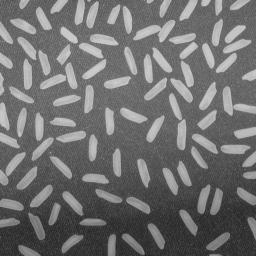
#> input picture Sadovets/data/lr2/rice.png, 256 x 256 px, found by its file name
$ jupyter execute main.ipynb
#> lines starting #> are read from the running program, lines starting #| are printed output that depends on the picture; after the words box and inside, x2 and y2 are one past the last pixel; in counts of white or black regions, pixels touching at a corner belong together
[cell 1]
import math
import numpy as np
import matplotlib.pyplot as plt
from skimage import io, util, morphology, measure, filters
from skimage.color import rgb2gray
from scipy import ndimage

from PIL import Image, ImageDraw

from pathlib import Path

ROOT_DIR = Path.cwd().parent
from scipy.signal import find_peaks

print(ROOT_DIR)

## Задача 1: Бинаризация, фильтрация, разметка

[cell 2]
# Constants
JOURNAL_NUMBER = 4
TARGET_GRAIN_ID = 4 * 5

plt.rcParams['font.family'] = ["Times New Roman"]
plt.rcParams['font.size'] = 16

# Load image
RICE_PATH = ROOT_DIR / "data/lr2/rice.png"

image = io.imread(RICE_PATH)
#> image is the input picture: shape (256, 256, 3); min 25, max 213, mean 111.2
print(f"Изображение: {image.shape}, dtype={image.dtype}")
#| Изображение: (256, 256, 3), dtype=uint8

# Приводим к ЧБ виду, далее яркость пикселей Ч-Б изображения к uint8 [0, 255]
gray_image = rgb2gray(image)
gray_image = util.img_as_ubyte(gray_image) # float64 -> uint8
print(f"Изображение: {gray_image.shape}, dtype={gray_image.dtype}")   # (256, 256) uint8
#| Изображение: (256, 256), dtype=uint8

[cell 3]
# Размыкание (эрозия+дилатация) по кругу радиусом 15 -> оценка фона изображения
footprint  = morphology.disk(15)
background = morphology.opening(gray_image, footprint)

# Вычитаем из изображения фон
image_clean = gray_image.astype(np.int16) - background.astype(np.int16)
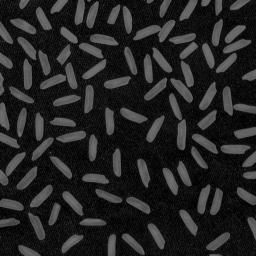
#> image_clean: shape (256, 256) int16; min 0, max 123, mean 35.7

# Бинаризация
threshold  = filters.threshold_otsu(image_clean)
#> threshold = 52
binary_image = image_clean > threshold
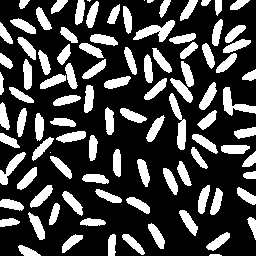
#> binary_image: shape (256, 256) bool; 27.1% white; 99 white regions (4 under 20 px), largest, box (x1, y1, x2, y2) and area: (133, 20, 175, 42) 408, (169, 93, 186, 150) 399, (223, 87, 256, 116) 372

# Удаляем мелкие объекты (игнор warning)
binary_filtered = morphology.remove_small_objects(binary_image, min_size=30)

[cell 4]
fig1, axes1 = plt.subplots(2, 5, figsize=(20, 10))

stages = [
    ('1. Исходное изображение', gray_image, None),
    ('2. Оцененный фон', background, None),
    ('3. Вычитание фона', image_clean, None),
    ('4. Бинаризация', binary_image, threshold),
    ('5. Фильтрация шума', binary_filtered, None),
]

for col, (title, img, thresh) in enumerate(stages):
    axes1[0, col].imshow(img, cmap='gray')
    axes1[0, col].set_title(title)
    axes1[0, col].axis('off')

    # Нижний ряд: гистограммы
    if col < 3:  # До бинаризации
        axes1[1, col].hist(img.ravel(), bins=256, range=(0, 256))
        axes1[1, col].set_xlim([0, 256])
        if col == 2:  # Для очищенного изображения отметим порог Оцу
            axes1[1, col].axvline(threshold, color='red', linestyle='--', linewidth=2, label=f'Порог Оцу: {threshold:.1f}')
            axes1[1, col].legend()
    else:  # Для бинарных изображений
        unique, counts = np.unique(img.astype(int), return_counts=True)
        axes1[1, col].bar(unique, counts, color=['darkgreen', 'darkorange'])
        axes1[1, col].set_xticks([0, 1])
        axes1[1, col].set_xticklabels(['Фон (0)', 'Объект (1)'])

    axes1[1, col].set_xlabel('Яркость')
    axes1[1, col].set_ylabel('Количество пикселей')
    axes1[1, col].grid(axis='y', alpha=0.3)
#> this loop made 5 passes
#> (title, thresh, unique, counts) on passes 4 to 5: ('4. Бинаризация', 52, [0, 1], [47754, 17782]), ('5. Фильтрация шума', None, [0, 1], [47801, 17735])
#> (title, thresh) on passes 1 to 3: ('1. Исходное изображение', None), ('2. Оцененный фон', None), ('3. Вычитание фона', None)


plt.tight_layout()
plt.show()
#> figure, not shown here; panel 6: tallest bar 1371 high, from x = 104 to 105; panel 7: tallest bar 6532 high, from x = 91 to 92; panel 8: tallest bar 2718 high, from x = 13 to 14

fig1.savefig(ROOT_DIR / "data/lr2/rice_processing.png")
print("Изображение создано и сохранено как 'rice_processing.png'")

[cell 5]
# Разметка + подсчёт
labeled_image, total_grains = measure.label(binary_filtered, return_num=True)
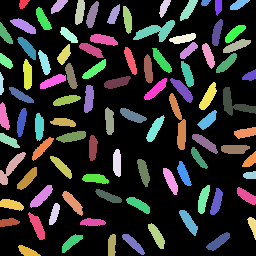
#> labeled_image: shape (256, 256) int32; 95 distinct labels, from 0 to 94; one colour per label, 0 black
#> total_grains = 94
print(f"\nВсего зёрен риса на изображении: {total_grains}")
#| Всего зёрен риса на изображении: 94

# Ищем рисинку с индексом TARGET_GRAIN_ID
grain_mask = (labeled_image == TARGET_GRAIN_ID)
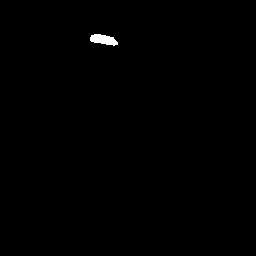
#> grain_mask: shape (256, 256) bool; 0.34% white; 1 white region

if np.any(grain_mask):
    isolated_grain = np.where(grain_mask, gray_image, 0)
    print(f"Зерно номер {TARGET_GRAIN_ID} успешно найдено.")
else:
    print(f"Зерно с номером {TARGET_GRAIN_ID} не найдено.")
    isolated_grain = np.zeros_like(gray_image)


# Ищем склееные зёрна
properties = measure.regionprops(labeled_image)
#> properties = 94 regions; largest, box (x1, y1, x2, y2) and area: (133, 20, 175, 42) 408, (169, 93, 186, 150) 399, (223, 87, 256, 116) 372, (0, 152, 26, 185) 290, (199, 82, 217, 110) 239
areas = [prop.area for prop in properties]
#> areas = 94 values, max 408 at index 14, min 45 at index 5, mean 188.7
mean_area = np.mean(areas)
#> mean_area = 188.7

# Склеившиеся зерна: площадь > 1.8 от средней
clumped_threshold = mean_area * 1.8
#> clumped_threshold = 339.6
clumped_grains = [prop.label for prop in properties if prop.area > clumped_threshold]
#> clumped_grains = [15, 46, 47]

print(f"Склеившиеся зерна: {len(clumped_grains)} шт.")
#| Склеившиеся зерна: 3 шт.
print(f"Номера: {clumped_grains}")
#| Номера: [15, 46, 47]

clumped_mask = np.isin(labeled_image, clumped_grains)

[cell 6]
fig2, axes2 = plt.subplots(1, 3, figsize=(20, 5))

axes2[0].imshow(labeled_image, cmap='nipy_spectral')
axes2[0].set_title(f'Разметка объектов')

axes2[1].imshow(isolated_grain, cmap='gray')
axes2[1].set_title(f'Зерно № {TARGET_GRAIN_ID}')

axes2[2].imshow(gray_image, cmap='gray')
axes2[2].imshow(clumped_mask, cmap='Reds', alpha=0.5)
axes2[2].set_title(f'Склеившиеся зерна')

for ax in axes2:
    ax.axis('off')
plt.tight_layout()
plt.show()

fig2.savefig(ROOT_DIR / "data/lr2/rice_glued.png")
print("Изображение создано и сохранено как 'rice_glued.png'")

## Задача 2: Характеристики бинарных объектов

Изображение сгенерировано программно (PIL): правильный пятиугольник, квадрат с четырьмя отверстиями, а также три «лишние» детали (круг, прямоугольник, треугольник)

[cell 7]
width, height = 800, 600
image = Image.new('RGB', (width, height), 'white')
#> image: PIL image 800x600 RGB; every value is 255
draw = ImageDraw.Draw(image)

# Деталь 1: Правильный пятиугольник (слева вверху)
center_pentagon = (150, 150)
radius_pentagon = 80
pentagon_points = []
for i in range(5):
    angle = math.radians(90 + i * 72)  # Начинаем с верхней вершины
    x = center_pentagon[0] + radius_pentagon * math.cos(angle)
    y = center_pentagon[1] - radius_pentagon * math.sin(angle)
    pentagon_points.append((x, y))
draw.polygon(pentagon_points, fill='black')

# Деталь 2: Квадрат с 4 отверстиями (справа вверху)
square_pos = (550, 150)
square_size = 120
draw.rectangle(
    [square_pos[0] - square_size//2, square_pos[1] - square_size//2,
     square_pos[0] + square_size//2, square_pos[1] + square_size//2],
    fill='black'
)

hole_radius = 10
hole_positions = [
    (square_pos[0] - 30, square_pos[1] - 30),
    (square_pos[0] + 30, square_pos[1] - 30),
    (square_pos[0] - 30, square_pos[1] + 30),
    (square_pos[0] + 30, square_pos[1] + 30)
]

for pos in hole_positions:
    draw.ellipse(
        [pos[0] - hole_radius, pos[1] - hole_radius,
         pos[0] + hole_radius, pos[1] + hole_radius],
        fill='white'
    )

# Test details
draw.ellipse([100, 400, 250, 550], fill='black') # Круг
draw.rectangle([500, 400, 700, 550], fill='black') # Прямоугольник
triangle_points = [(400, 250), (350, 350), (450, 350)]
draw.polygon(triangle_points, fill='black') # Треугольник

image.save(ROOT_DIR / "data/lr2/test_parts.png")
print("Изображение создано и сохранено как 'test_parts.png'")

[cell 8]
image_np = np.array(image)

# Предобработка и бинаризация
gray = rgb2gray(image_np)
#> gray: shape (600, 800) float64; values 0 (black) and 1 (white), 82.9% white; 5 black regions, box (x1, y1, x2, y2) and area: (500, 400, 701, 551) 30351, (100, 400, 251, 551) 17881, (73, 70, 227, 215) 15436, (490, 90, 611, 211) 13245, (350, 250, 451, 351) 5101
threshold = filters.threshold_otsu(gray)
#> threshold = 0.00195
binary = (gray < threshold).astype(np.uint8)

# Поиск отверстий
filled_objects = ndimage.binary_fill_holes(binary) # Изображение с заполненными отверстиями
#> filled_objects: shape (600, 800) bool; 17.4% white; 5 white regions, box (x1, y1, x2, y2) and area: (500, 400, 701, 551) 30351, (100, 400, 251, 551) 17881, (73, 70, 227, 215) 15436, (490, 90, 611, 211) 14641, (350, 250, 451, 351) 5101
holes_mask = filled_objects.astype(np.uint8) - binary
#> holes_mask: shape (600, 800); values 0 (black) and 1 (white), 0.29% white; 4 white regions

# Разметка
labeled_input = measure.label(binary) # Исходное изображение
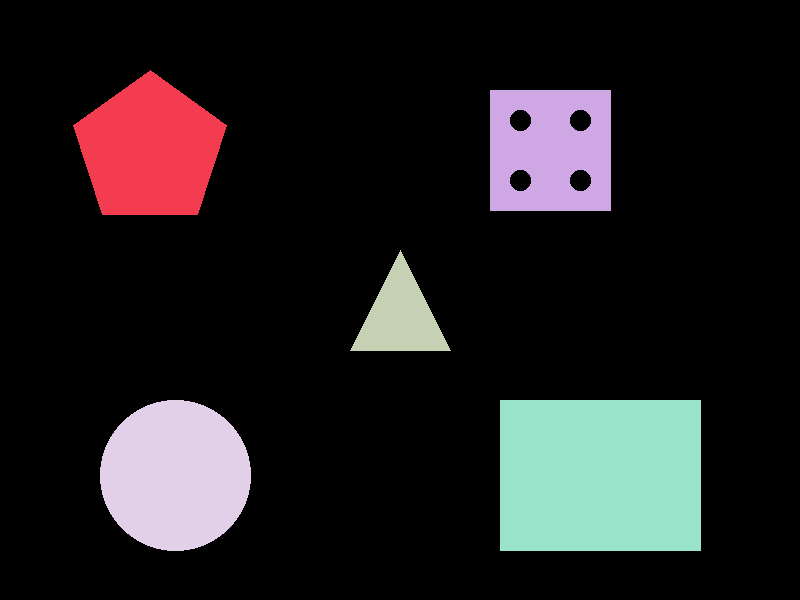
#> labeled_input: shape (600, 800) int64; 6 distinct labels, from 0 to 5; one colour per label, 0 black
labeled_filled = measure.label(filled_objects) # Изображение с заполненными отверстиями внутри деталей
#> labeled_filled: shape (600, 800) int32; 6 distinct labels, from 0 to 5
labeled_holes, num_holes_total = measure.label(holes_mask, return_num=True) # Изображение, где ТОЛЬКО отверстия внутри деталей
#> labeled_holes: shape (600, 800) int64; 5 distinct labels, from 0 to 4
#> num_holes_total = 4

print(f"Всего отверстий: {num_holes_total}")
#| Всего отверстий: 4


# Для каждого отверстия смотрим, внутри какой заполненной детали он лежит
holes_count = {}
for h in range(1, num_holes_total + 1):
    r, c = np.argwhere(labeled_holes == h)[0]
    obj = labeled_filled[r, c]
    holes_count[obj] = holes_count.get(obj, 0) + 1
#> this loop made 4 passes
#> (r, c) on passes 1 to 4: (110, 517), (110, 577), (170, 517), (170, 577)
#> after the loop, holes_count = {2: 4}


def centroid_profile(obj_mask, n_bins=360):
    """Центроидальный профиль R[phi] выделенного объекта.

    Границы объекта — аналог bwperim() (объект минус его эрозия),
    центр масс — среднее координат точек объекта.
    На выходе — нормированный профиль (деление на среднее значение).
    """
    obj_mask = np.asarray(obj_mask, dtype=bool)

    # Границы объекта (аналог bwperim)
    perim = obj_mask & ~ndimage.binary_erosion(obj_mask)
    ys, xs = np.nonzero(perim)

    # Центр масс объекта — среднее координат его точек
    obj_ys, obj_xs = np.nonzero(obj_mask)
    xc, yc = obj_xs.mean(), obj_ys.mean()

    # Длина и направление радиус-вектора каждой точки границы
    ro = np.hypot(xs - xc, ys - yc)
    fi = np.arctan2(ys - yc, xs - xc)                # [-pi, pi]

    # R[fi]: усредняем ro по угловым бинам, пустые бины — интерполяция
    idx = ((fi + np.pi) / (2 * np.pi) * n_bins).astype(int).clip(0, n_bins - 1)
    R = np.zeros(n_bins)
    cnt = np.zeros(n_bins)
    np.add.at(R, idx, ro)
    np.add.at(cnt, idx, 1)
    nonempty = np.nonzero(cnt)[0]
    R[nonempty] /= cnt[nonempty]
    ext_idx = np.concatenate([nonempty[-1:] - n_bins, nonempty, nonempty[:1] + n_bins])
    ext_val = np.concatenate([R[nonempty][-1:], R[nonempty], R[nonempty][:1]])
    R = np.interp(np.arange(n_bins), ext_idx, ext_val)

    return R / R.mean()


# Признаки объектов: число вершин считаем ПИКАМИ центроидального профиля
features = []
profiles = {}
props_input = measure.regionprops(labeled_input)
#> props_input = 5 regions; box (x1, y1, x2, y2) and area: (500, 400, 701, 551) 30351, (100, 400, 251, 551) 17881, (73, 70, 227, 215) 15436, (490, 90, 611, 211) 13245, (350, 250, 451, 351) 5101

for prop in props_input:

    num_holes = holes_count.get(prop.label, 0)

    # Профиль строим по внешнему контуру детали — отверстия перед этим заполняем
    obj_filled = ndimage.binary_fill_holes(labeled_input == prop.label)
    R = centroid_profile(obj_filled)
    profiles[prop.label] = R

    # Вершины — локальные максимумы профиля.
    # У круга профиль практически плоский (все направления равноправны) — пиков нет.
    peaks, _ = find_peaks(R, prominence=0.05, distance=30)
    num_vertices = len(peaks)

    features.append({
        'label': prop.label,
        'area': prop.area,
        'num_holes': num_holes,
        'num_vertices': num_vertices
    })
    print(f"Деталь {prop.label}: вершин={num_vertices}, отверстий={num_holes}, площадь={prop.area}")
#> this loop made 5 passes
#> (num_holes, xc in centroid_profile, yc in centroid_profile, peaks, num_vertices) on passes 1, 2, 3, 5: (0, 149.5, 149.8, [17, 90, 162, 233, 306], 5), (4, 550, 150, [45, 135, 225, 315], 4), (0, 400, 316.8, [90, 213, 326], 3), (0, 600, 475, [36, 143, 216, 323], 4)
#> (num_holes, xc in centroid_profile, yc in centroid_profile, num_vertices) on pass 4: (0, 175, 475, 0)
#| Деталь 1: вершин=5, отверстий=0, площадь=15436.0
#| Деталь 2: вершин=4, отверстий=4, площадь=13245.0
#| Деталь 3: вершин=3, отверстий=0, площадь=5101.0
#| Деталь 4: вершин=0, отверстий=0, площадь=17881.0
#| Деталь 5: вершин=4, отверстий=0, площадь=30351.0
#> pass 1, in centroid_profile, `perim = obj_mask & ~ndimage.binary_erosion(obj_mask)`:
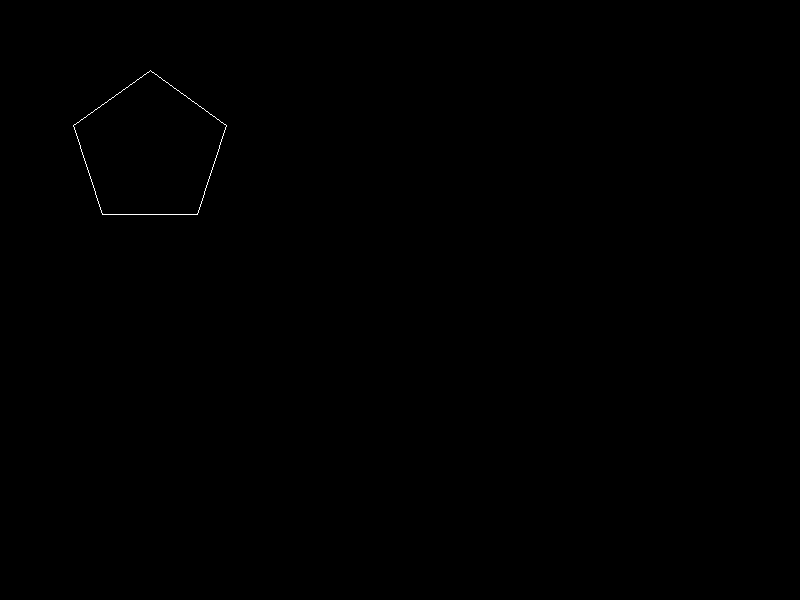
#> perim: shape (600, 800) bool; 0.09% white in thin lines or dots, all inside (x1, y1, x2, y2) = (73, 70, 227, 215)
#> after the loop:
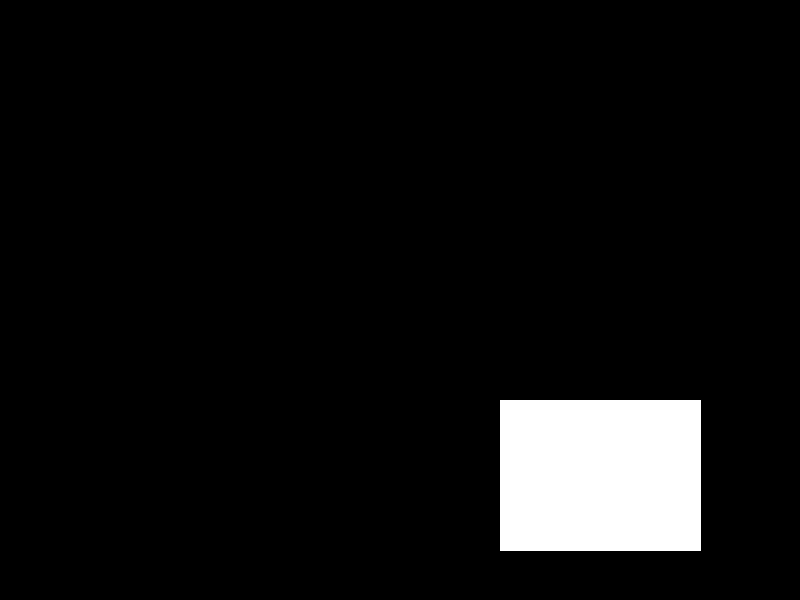
#> obj_filled: shape (600, 800) bool; 6.3% white; 1 white region, box (x1, y1, x2, y2) and area: (500, 400, 701, 551) 30351
#> after the loop, features = 5 items; profiles = 5 items


# Закраска
result = image_np.copy()

for feat in features:
    mask = (labeled_input == feat['label'])

    if feat['num_vertices'] == 5 and feat['num_holes'] == 0:
        result[mask] = [255, 0, 0]       # красный — пятиугольник
        print(f"\n✓ Пятиугольник → деталь {feat['label']}")

    if feat['num_holes'] == 4:
        result[mask] = [0, 255, 0]
        result[holes_mask.astype(bool) & mask] = [255, 255, 255]
        filled_mask = (labeled_filled == feat['label'])
        result[holes_mask.astype(bool) & filled_mask] = [255, 255, 255]
        print(f"✓ 4 отверстия → деталь {feat['label']}")
#> this loop made 5 passes
#| ✓ Пятиугольник → деталь 1
#| ✓ 4 отверстия → деталь 2
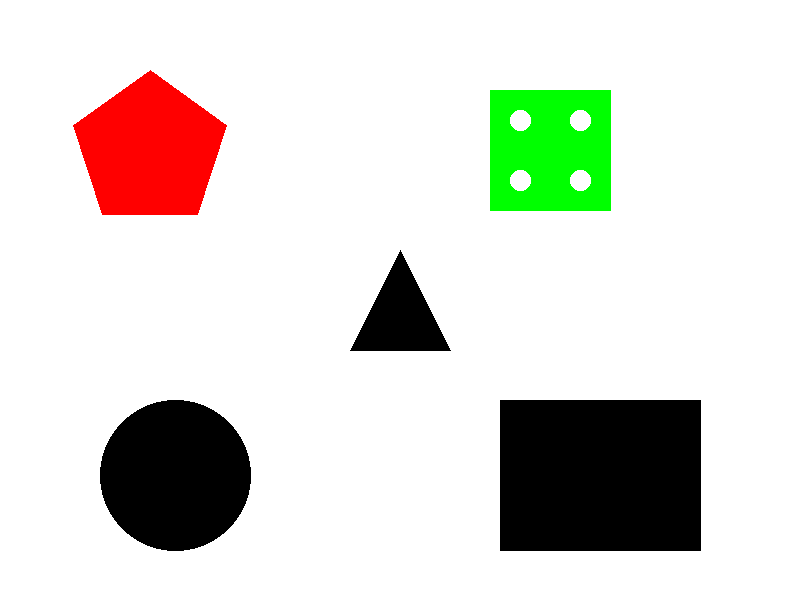
#> result: shape (600, 800, 3); mean R, G, B 219.6, 218.5, 211.4

### Центроидальные профили деталей

Количество вершин детали определяется числом **пиков центроидального профиля** R[φ] (зависимость длины радиус-вектора из центра масс к границе от направления φ). У пятиугольника — 5 пиков, у квадрата и прямоугольника — по 4, у треугольника — 3. У круга все направления равноправны, профиль практически плоский, поэтому пиков нет.

[cell 9]
fig3, axes3 = plt.subplots(2, 3, figsize=(20, 9))
axes3 = axes3.ravel()
phi = np.linspace(-180, 180, 360, endpoint=False)

for ax, feat in zip(axes3, features):
    R = profiles[feat['label']]
    peaks, _ = find_peaks(R, prominence=0.05, distance=30)
    ax.plot(phi, R, linewidth=1.5)
    ax.plot(phi[peaks], R[peaks], 'rv', markersize=10, label=f'вершины: {len(peaks)}')
    ax.set_title(f"Деталь {feat['label']}: вершин={feat['num_vertices']}, отверстий={feat['num_holes']}")
    ax.set_xlabel('φ, град')
    ax.set_ylabel('R (нормир.)')
    ax.legend()
    ax.grid(alpha=0.3)
    ax.set_xlim(-180, 180)
#> this loop made 5 passes
#> peaks on passes 1, 2, 3, 5: [17, 90, 162, 233, 306], [45, 135, 225, 315], [90, 213, 326], [36, 143, 216, 323]

axes3[-1].axis('off')
plt.tight_layout()
plt.show()
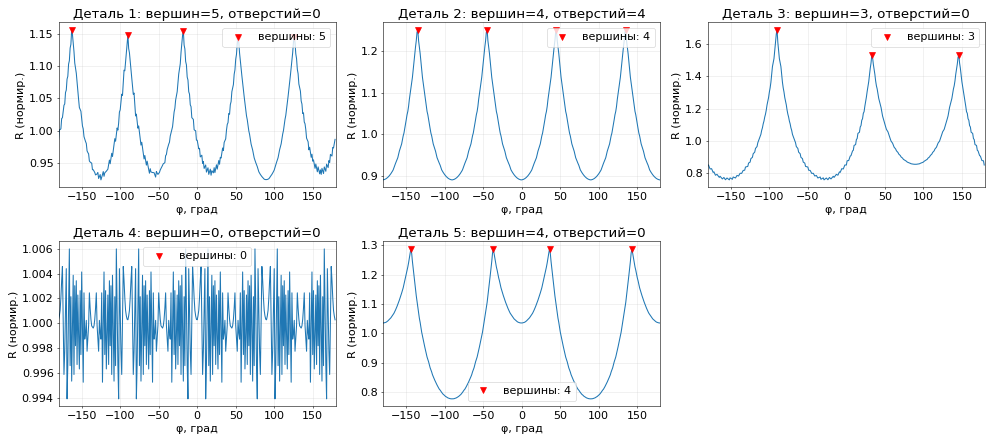
#> figure drawn by matplotlib, 5 panels; panel 1: curve peaks at x = -163, y = 1.16; panel 2: curve peaks at x = -135, y = 1.25; panel 3: curve peaks at x = -90, y = 1.69; panel 4: curve peaks at x = -166, y = 1.01

fig3.savefig(ROOT_DIR / "data/lr2/centroid_profiles.png")
print("Профили сохранены как 'centroid_profiles.png'")

### Инвариантность центроидального профиля

Меняем масштаб пятиугольника на ±25 % (аналог imresize) и поворачиваем его на ±10° (аналог imrotate). **Масштаб** после нормировки профиля на среднее значение **не изменяет** форму профиля — профиль масштабно-инвариантен. **Поворот** лишь **сдвигает** профиль по оси φ на угол поворота — форма пиков сохраняется, поэтому число вершин остаётся прежним.

[cell 10]
from skimage.transform import resize, rotate

# Маска найденного пятиугольника
pentagon_label = next(f['label'] for f in features if f['num_vertices'] == 5 and f['num_holes'] == 0)
#> pentagon_label = 1
penta_mask = (labeled_input == pentagon_label).astype(float)
#> penta_mask: shape (600, 800) float64; values 0 (black) and 1 (white), 3.2% white; 1 white region, box (x1, y1, x2, y2) and area: (73, 70, 227, 215) 15436
h, w = penta_mask.shape
#> h = 600; w = 800

# У нас объекты — белые (1) на чёрном (0) фоне, поэтому инвертировать, как в MATLAB, не нужно:
# при повороте фон заполняется нулями, что и так соответствует чёрному фону.
variants = {
    'Исходный': penta_mask,
    'Масштаб +25 %': resize(penta_mask, (round(h * 1.25), round(w * 1.25)), preserve_range=True, anti_aliasing=True) > 0.5,
    'Масштаб −25 %': resize(penta_mask, (round(h * 0.75), round(w * 0.75)), preserve_range=True, anti_aliasing=True) > 0.5,
    'Поворот +10°': rotate(penta_mask, 10, resize=True, preserve_range=True) > 0.5,
    'Поворот −10°': rotate(penta_mask, -10, resize=True, preserve_range=True) > 0.5,
}

fig4, axes4 = plt.subplots(2, 3, figsize=(20, 9))
axes4 = axes4.ravel()

for ax, (name, m) in zip(axes4, variants.items()):
    ax.imshow(m, cmap='gray')
    ax.set_title(name)
    ax.axis('off')
#> this loop made 5 passes
#> name on passes 1 to 5: 'Исходный', 'Масштаб +25 %', 'Масштаб −25 %', 'Поворот +10°', 'Поворот −10°'

axes4[-1].axis('off')
plt.tight_layout()

fig5, ax5 = plt.subplots(figsize=(14, 6))
for name, m in variants.items():
    ax5.plot(phi, centroid_profile(m), linewidth=1.5, label=name)
#> this loop made 5 passes
#> (name, xc in centroid_profile, yc in centroid_profile) on passes 1 to 5: ('Исходный', 149.5, 149.8), ('Масштаб +25 %', 187.1, 187.5), ('Масштаб −25 %', 112, 112.1), ('Поворот +10°', 173.3, 260.3), ('Поворот −10°', 225.3, 173.5)
ax5.set_xlabel('φ, град')
ax5.set_ylabel('R (нормир.)')
ax5.set_title('Центроидальные профили пятиугольника')
ax5.legend()
ax5.grid(alpha=0.3)
ax5.set_xlim(-180, 180)
plt.tight_layout()
plt.show()
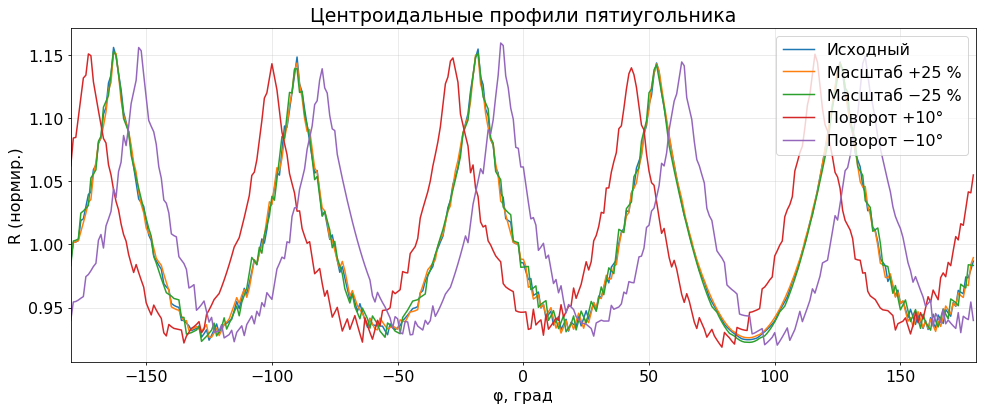
#> figure drawn by matplotlib, 1 panel; curve peaks at x = -163, y = 1.16; curve peaks at x = -163, y = 1.15; curve peaks at x = -163, y = 1.15

fig4.savefig(ROOT_DIR / "data/lr2/pentagon_variants.png")
fig5.savefig(ROOT_DIR / "data/lr2/centroid_invariance.png")
print("Сохранено: 'pentagon_variants.png', 'centroid_invariance.png'")

[cell 11]
fig, ax = plt.subplots(1, 2, figsize=(14, 6))
ax[0].imshow(image_np)
ax[0].set_title('Исходное')
ax[0].axis('off')
ax[1].imshow(result)
ax[1].set_title('Результат (красный=пятиугольник, зелёный=4 отверстия)')
ax[1].axis('off')
plt.tight_layout()
plt.show()

# Сохранение результата
result_pil = Image.fromarray(result)
result_pil.save(ROOT_DIR / "data/lr2/test_parts_result.png")
print("\nРезультат сохранён как 'test_parts_result.png'")
